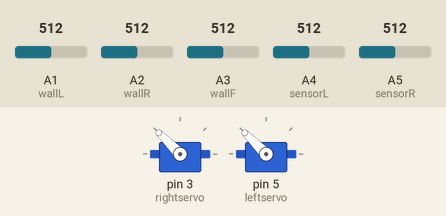
Bench run of a sketch on a simulated Arduino Uno, built with avr-gcc and run on an emulated ATmega328P. On the bench: 2 × servo. The test bench sets the inputs (shaded band); at power-on: A4 (sensorL) = 512, A5 (sensorR) = 512, A1 (wallL) = 512, A2 (wallR) = 512, A3 (wallF) = 512.

Above: at 1.2 s.
1.3 s: A4 (sensorL) set to 992
At 3.1 s:
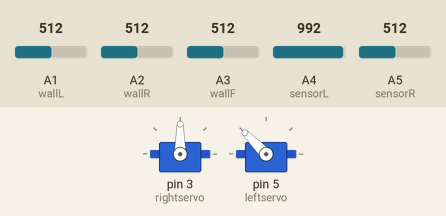
4.3 s: A4 (sensorL) set to 711
6.1 s: A4 (sensorL) set to 693
At 6.7 s:
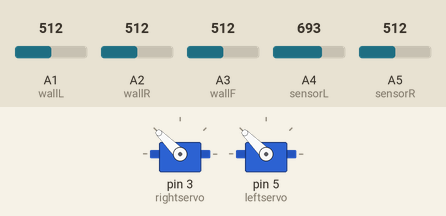
10.8 s: A5 (sensorR) set to 688
15.5 s: A5 (sensorR) set to 714
At 17.9 s:
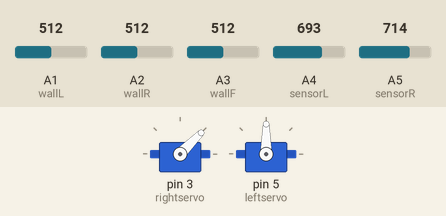
18.8 s: A5 (sensorR) set to 306
At 19.9 s:
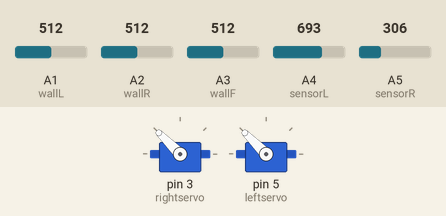
Timing chart, 0 to 21.8 s (numbered marks = the images above; inputs shaded):
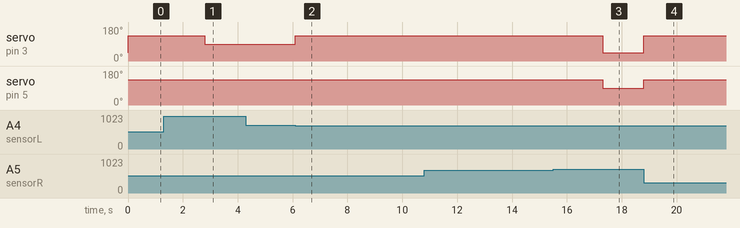

Measured:
- the behaviour switches between 700 and 699 on A4 (sensorL) (found by bisection; images 1 and 2)
- the behaviour switches between 699 and 700 on A5 (sensorR) (found by bisection; images 2 and 3)
- after the input at 1.3 s, servo on pin 3 (rightservo): 135° → 90° after 1.5 s
- after the input at 4.3 s, every drawn part: stays the same
- after the input at 6.1 s, servo on pin 3 (rightservo): 90° → 135° at once
- after the input at 15.5 s, servo on pin 3 (rightservo): 135° → 45° after 1.8 s; servo on pin 5 (leftservo): 135° → 90° after 1.8 s
- after the input at 18.8 s, servo on pin 3 (rightservo): 45° → 135° at once; servo on pin 5 (leftservo): 90° → 135° at once

The sketch:

wall_detect.ino
```cpp
#include <Servo.h>

//ARUINO INPUTS
int sensorL = A4;
int sensorR = A5;
int wallR = A2;
int wallL = A1;
int wallF = A3;

//CALIBRATED GLOBAL VARIABLES
int lineVoltage = 700;
int LRwalls = 195;
int Fwall = 100;
int pause = 1200;

//NON-CALIBRATED GLOBAL VARIABLES
Servo rightservo;
Servo leftservo;

//wall reads
int read_wallR = 0;
int read_wallL = 0;
int read_wallF = 0;

int robot = 0;

void setup() {
  servoSetup();
}

int readL[3] = {lineVoltage + 100, lineVoltage + 100, lineVoltage + 100};
int readR[3] = {lineVoltage + 100, lineVoltage + 100, lineVoltage + 100};
double leftAverage;
double rightAverage;

void loop() {
//  while(1) {
//    sample();
//    Serial.println("restart");
//    Serial.print("Right: ");
//    Serial.println(read_wallR);
//    Serial.print("Left: ");
//    Serial.println(read_wallL);
//    Serial.print("Front: ");
//    Serial.println(read_wallF);
//    Serial.print("LineR: ");
//    Serial.println(rightAverage);
//    Serial.print("Line L: ");
//    Serial.println(leftAverage);
//  }
  sample();
  follow();
}

/*Sets up servos*/
void servoSetup()
{
  rightservo.attach(3);
  leftservo.attach(5);
  rightservo.write(90);
  leftservo.write(90);
}

/*All sensor values are read in and assigned to their proper variable in this method*/
void sample()
{
  //LINE SENSORS
  readR[0] = readR[1];
  readR[1] = readR[2];
  readR[2] = analogRead(sensorR);
  readL[0] = readL[1];
  readL[1] = readL[2];
  readL[2] = analogRead(sensorL);

  leftAverage = (readL[0] + readL[1] + readL[2])/3;
  rightAverage = (readR[0] + readR[1] + readR[2])/3;
  //END LINE SENSORS

  read_wallR = analogRead(wallR);
  read_wallL = analogRead(wallL);
  read_wallF = analogRead(wallF);
}

/*Uses line sensors to have robots follow the line*/
void follow()
{
  // Go forward
  if (rightAverage >= lineVoltage && leftAverage >= lineVoltage) {
    leftservo.write(135);
    rightservo.write(45);
  }
  // intersection
  else if (rightAverage < lineVoltage && leftAverage < lineVoltage) {
    // U-turn
    if (read_wallF >= Fwall && read_wallL >= LRwalls && read_wallR >= LRwalls) {
      turn(2);
    }
    // Left Turn
    else if (read_wallF >= Fwall && read_wallL < LRwalls && read_wallR >= LRwalls) {
      turn(0);
    }
    // Right Turn
    else if (read_wallR < LRwalls) {
      turn(1);
    }
    // Go forward
    else {
      leftservo.write(135);
      rightservo.write(45);
    }
  }
  // Continue turning right
  else if (rightAverage < lineVoltage && leftAverage >= lineVoltage) {
    leftservo.write(135);
    rightservo.write(90);
  }
  // Continue turning left
  else if (rightAverage >= lineVoltage && leftAverage < lineVoltage) {
    leftservo.write(90);
    rightservo.write(45);
  }
}

/*Turns the robot according to line sensor readings. A direction of 1 is a right turn.*/
void turn(int direction) {
    int side_passed_once = 0;
    int side_done = 0;

    if (direction == 1) { //turn right
      leftservo.write(135);
      rightservo.write(90);
    }
    else if (direction == 0) { //turn left
      leftservo.write(90);
      rightservo.write(45);
    }
    else {
      leftservo.write(135);
      rightservo.write(135);
      delay(200);
    }

    delay(pause);
    leftservo.write(135);
    rightservo.write(45);
}
```
